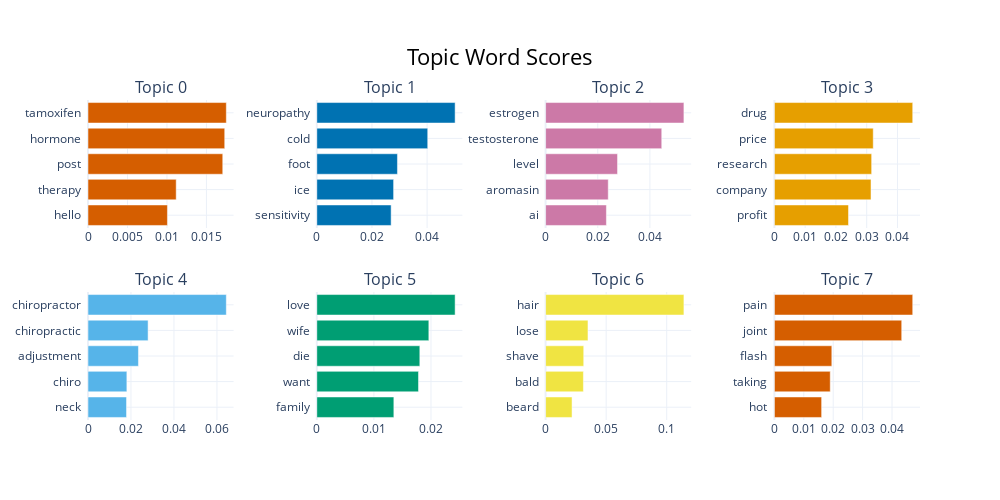

The notebook cell saved with this chart:
### Markdown cell above
### Barchart

### Code cell
topic_model.visualize_barchart()

### Figure 1 — Plotly figure (JSON) as saved in the notebook; plotly's stock layout.template omitted (floating-point values rounded to 4 significant figures)
{"data": [{"marker": {"color": "#D55E00"}, "orientation": "h", "type": "bar", "x": [0.01006, 0.01117, 0.01707, 0.01732, 0.01752], "xaxis": "x", "y": ["hello  ", "therapy  ", "post  ", "hormone  ", "tamoxifen  "], "yaxis": "y"}, {"marker": {"color": "#0072B2"}, "orientation": "h", "type": "bar", "x": [0.02696, 0.02785, 0.02925, 0.04023, 0.05017], "xaxis": "x2", "y": ["sensitivity  ", "ice  ", "foot  ", "cold  ", "neuropathy  "], "yaxis": "y2"}, {"marker": {"color": "#CC79A7"}, "orientation": "h", "type": "bar", "x": [0.02331, 0.02402, 0.02758, 0.04453, 0.05304], "xaxis": "x3", "y": ["ai  ", "aromasin  ", "level  ", "testosterone  ", "estrogen  "], "yaxis": "y3"}, {"marker": {"color": "#E69F00"}, "orientation": "h", "type": "bar", "x": [0.02408, 0.0314, 0.03161, 0.03213, 0.04496], "xaxis": "x4", "y": ["profit  ", "company  ", "research  ", "price  ", "drug  "], "yaxis": "y4"}, {"marker": {"color": "#56B4E9"}, "orientation": "h", "type": "bar", "x": [0.01793, 0.01808, 0.02348, 0.02796, 0.06437], "xaxis": "x5", "y": ["neck  ", "chiro  ", "adjustment  ", "chiropractic  ", "chiropractor  "], "yaxis": "y5"}, {"marker": {"color": "#009E73"}, "orientation": "h", "type": "bar", "x": [0.01349, 0.01781, 0.01805, 0.01962, 0.02423], "xaxis": "x6", "y": ["family  ", "want  ", "die  ", "wife  ", "love  "], "yaxis": "y6"}, {"marker": {"color": "#F0E442"}, "orientation": "h", "type": "bar", "x": [0.02184, 0.03122, 0.03147, 0.03499, 0.1142], "xaxis": "x7", "y": ["beard  ", "bald  ", "shave  ", "lose  ", "hair  "], "yaxis": "y7"}, {"marker": {"color": "#D55E00"}, "orientation": "h", "type": "bar", "x": [0.01606, 0.01899, 0.01953, 0.0433, 0.04705], "xaxis": "x8", "y": ["hot  ", "taking  ", "flash  ", "joint  ", "pain  "], "yaxis": "y8"}], "layout": {"annotations": [{"font": {"size": 16}, "showarrow": false, "text": "Topic 0", "x": 0.0875, "xanchor": "center", "xref": "paper", "y": 1, "yanchor": "bottom", "yref": "paper"}, {"font": {"size": 16}, "showarrow": false, "text": "Topic 1", "x": 0.3625, "xanchor": "center", "xref": "paper", "y": 1, "yanchor": "bottom", "yref": "paper"}, {"font": {"size": 16}, "showarrow": false, "text": "Topic 2", "x": 0.6375, "xanchor": "center", "xref": "paper", "y": 1, "yanchor": "bottom", "yref": "paper"}, {"font": {"size": 16}, "showarrow": false, "text": "Topic 3", "x": 0.9125, "xanchor": "center", "xref": "paper", "y": 1, "yanchor": "bottom", "yref": "paper"}, {"font": {"size": 16}, "showarrow": false, "text": "Topic 4", "x": 0.0875, "xanchor": "center", "xref": "paper", "y": 0.4, "yanchor": "bottom", "yref": "paper"}, {"font": {"size": 16}, "showarrow": false, "text": "Topic 5", "x": 0.3625, "xanchor": "center", "xref": "paper", "y": 0.4, "yanchor": "bottom", "yref": "paper"}, {"font": {"size": 16}, "showarrow": false, "text": "Topic 6", "x": 0.6375, "xanchor": "center", "xref": "paper", "y": 0.4, "yanchor": "bottom", "yref": "paper"}, {"font": {"size": 16}, "showarrow": false, "text": "Topic 7", "x": 0.9125, "xanchor": "center", "xref": "paper", "y": 0.4, "yanchor": "bottom", "yref": "paper"}], "height": 500, "hoverlabel": {"bgcolor": "white", "font": {"family": "Rockwell", "size": 16}}, "showlegend": false, "title": {"font": {"color": "Black", "size": 22}, "text": "Topic Word Scores", "x": 0.5, "xanchor": "center", "yanchor": "top"}, "width": 1000, "xaxis": {"anchor": "y", "domain": [0, 0.175], "showgrid": true}, "xaxis2": {"anchor": "y2", "domain": [0.275, 0.45], "showgrid": true}, "xaxis3": {"anchor": "y3", "domain": [0.55, 0.725], "showgrid": true}, "xaxis4": {"anchor": "y4", "domain": [0.825, 1], "showgrid": true}, "xaxis5": {"anchor": "y5", "domain": [0, 0.175], "showgrid": true}, "xaxis6": {"anchor": "y6", "domain": [0.275, 0.45], "showgrid": true}, "xaxis7": {"anchor": "y7", "domain": [0.55, 0.725], "showgrid": true}, "xaxis8": {"anchor": "y8", "domain": [0.825, 1], "showgrid": true}, "yaxis": {"anchor": "x", "domain": [0.6, 1], "showgrid": true}, "yaxis2": {"anchor": "x2", "domain": [0.6, 1], "showgrid": true}, "yaxis3": {"anchor": "x3", "domain": [0.6, 1], "showgrid": true}, "yaxis4": {"anchor": "x4", "domain": [0.6, 1], "showgrid": true}, "yaxis5": {"anchor": "x5", "domain": [0, 0.4], "showgrid": true}, "yaxis6": {"anchor": "x6", "domain": [0, 0.4], "showgrid": true}, "yaxis7": {"anchor": "x7", "domain": [0, 0.4], "showgrid": true}, "yaxis8": {"anchor": "x8", "domain": [0, 0.4], "showgrid": true}}}
